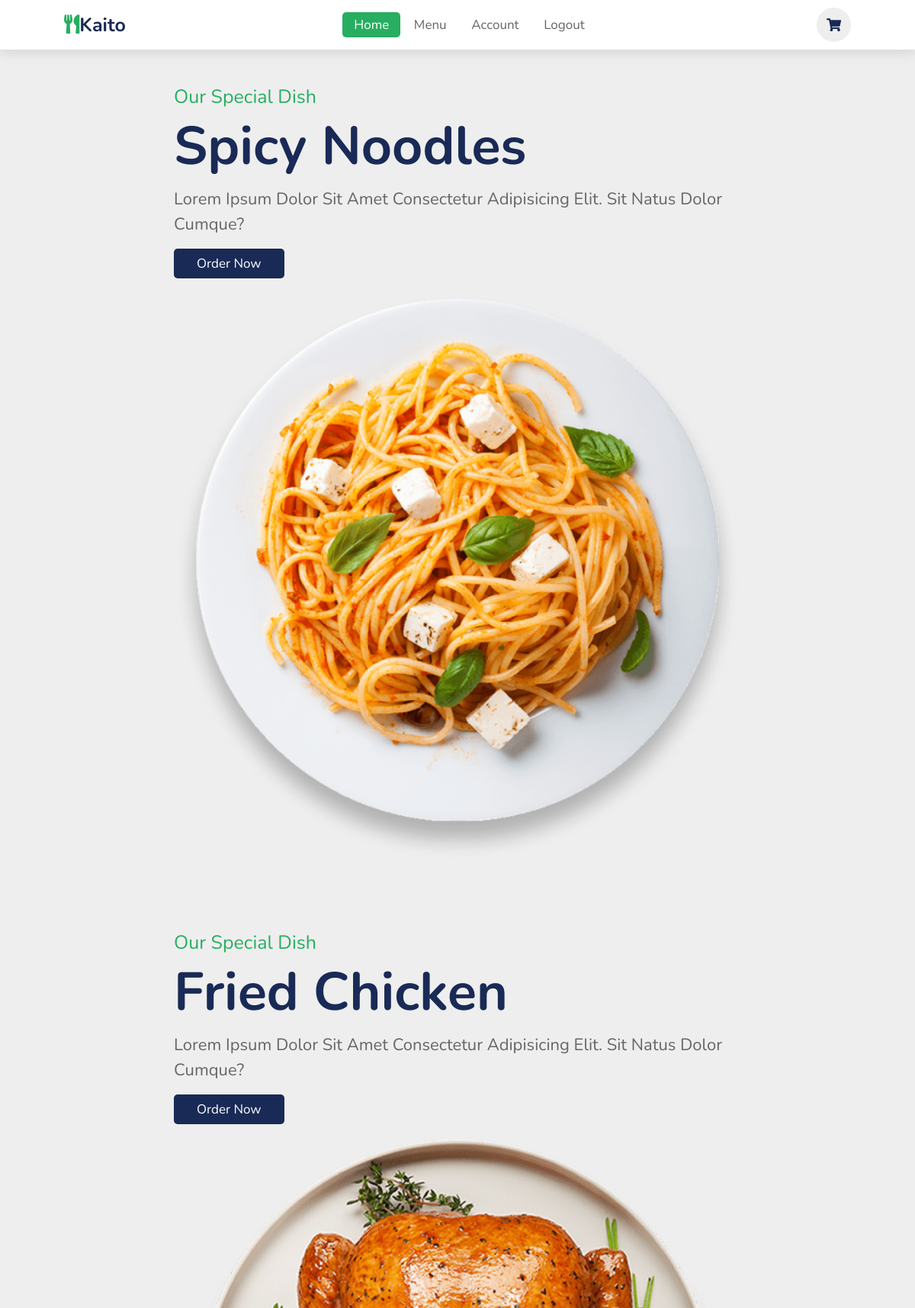
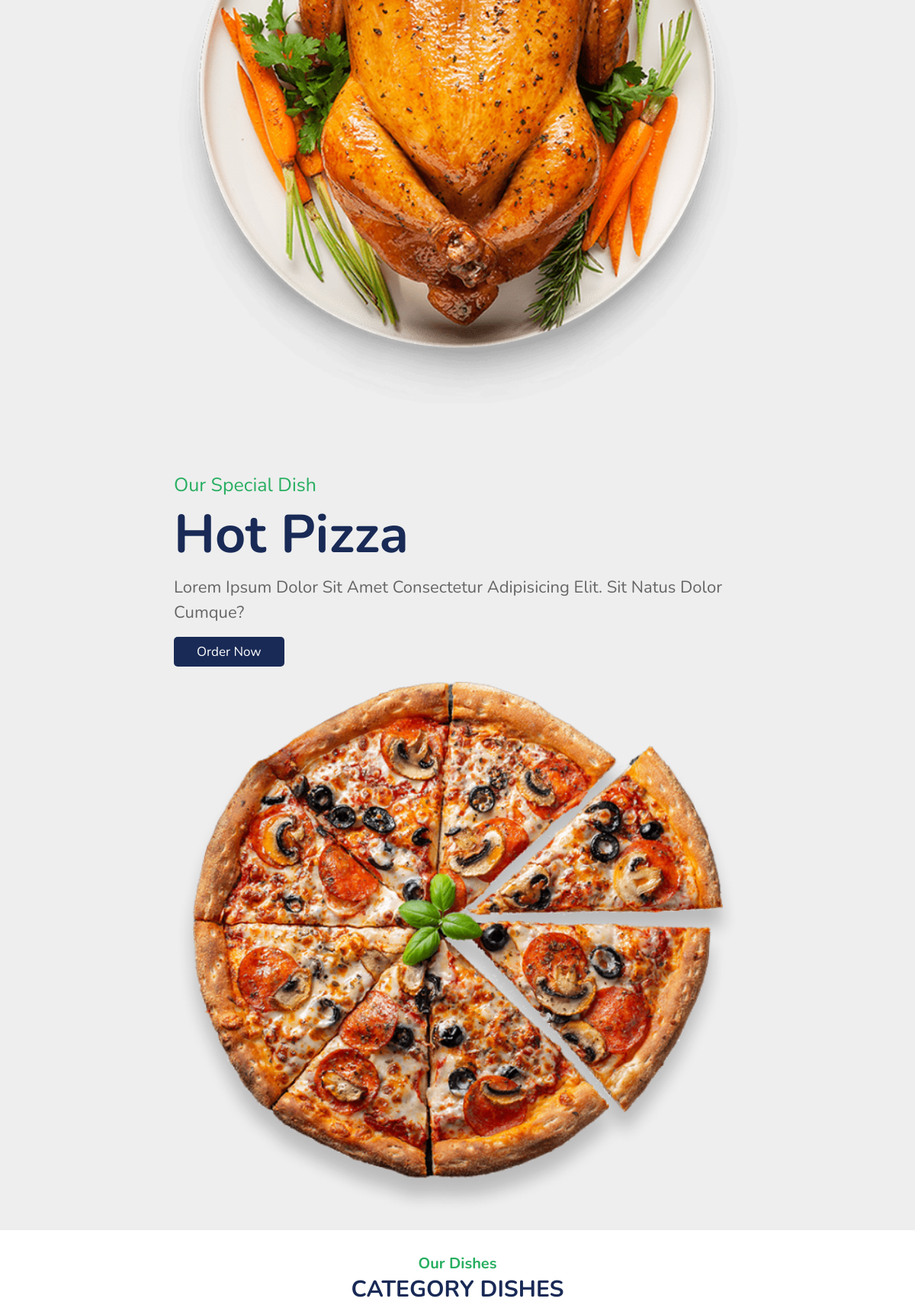
The app's page /user/index.php (upper part) with its own data (2 pictures, top to bottom).
### tables this page shows
CREATE TABLE `carousel` (
  `ID` int(10) UNSIGNED NOT NULL,
  `Name` varchar(255) NOT NULL,
  `Image` varchar(255) NOT NULL,
  `Description` varchar(255) NOT NULL
);

### admin/config/constant.php (called while the page is built, shortened)
<?php
    $url = "http://localhost/Do_an/";
?>

### user/index.php (the view, shortened to what this page needs)
<?php
include("../admin/config/constant.php");
?>
<html lang="en">
<head>
    <link rel="stylesheet" href="https://unpkg.com/swiper@7/swiper-bundle.min.css" />
    <link rel="stylesheet" href="https://cdnjs.cloudflare.com/ajax/libs/font-awesome/5.15.3/css/all.min.css">
    <link rel="stylesheet" href="../css/style.css">
</head>
<body>
    <header>
        <a href="index.html" class="logo"><i class="fas fa-utensils"></i>Kaito</a>
        <nav class="navbar">
            <a class="active" href="index.html">home</a>
            <a href="menu.php">menu</a>
            <a href="account.php">account</a>
            <a href="../admin/function/logout.php">logout</a>
        </nav>
        <div class="icons">
            <a href="order.php" class="fas fa-shopping-cart"></a>
        </div>
    </header>
    <section class="home" id="home">
        <div class="swiper-container home-slider">
            <div class="swiper-wrapper wrapper">
            <?php
                $sql2 = "SELECT * FROM carousel";
                $res2 = mysqli_query($conn, $sql2);
                if($res2 == TRUE) {
                    $count = mysqli_num_rows($res2);
                    if ($count > 0 ) {
                        while ($rows = mysqli_fetch_assoc($res2)) {
                            $name = $rows['Name'];
                            $img = $rows['Image'];
                            $des = $rows['Description'];
                            ?>
                                <div class="swiper-slide slide">
                                    <div class="content">
                                        <span>Our Special Dish</span>
                                        <h3><?php echo $name ?></h3>
                                        <p><?php echo $des ?></p>
                                        <a href="menu.php" class="btn">order now</a>
                                    </div>
                                    <div class="image">
                                        <img src="<?php echo $url; ?>images/carousel/<?php echo $img ?>" alt="">
                                    </div>
                                </div>
                            <?php
                        }
                    }
                }
            ?>
            </div>
        </div>
    </section>
    <section class="dishes" id="dishes">
        <h3 class="sub-heading"> our dishes </h3>
        <h1 class="heading"> Category dishes </h1>
    </section>
</body>
</html>

### css/style.css (style rules this page uses)
:root { --green: #27ae60; --black: #192a56; --light-color: #666; --box-shadow: 0 0.5rem 1.5rem rgba(0, 0, 0, 0.1); }
* { font-family: "Nunito", sans-serif; margin: 0; padding: 0; box-sizing: border-box; text-decoration: none; text-transform: capitalize; outline: none; border: none; transition: all 0.2s linear; }
html { font-size: 62.5%; overflow-x: hidden; scroll-padding-top: 5.5rem; scroll-behavior: smooth; }
section { padding: 2rem 9%; }
section:nth-child(even) { background: #eee; }
.sub-heading { text-align: center; color: var(--green); font-size: 2rem; padding-top: 1rem; }
.heading { text-align: center; color: var(--black); font-size: 3rem; padding-bottom: 2rem; text-transform: uppercase; }
.btn { margin-top: 1rem; display: inline-block; font-size: 1.7rem; color: #fff; background: var(--black); border-radius: 0.5rem; cursor: pointer; padding: 0.8rem 3rem; }
header { position: fixed; top: 0; left: 0; right: 0; background: #fff; padding: 1rem 7%; display: flex; align-items: center; justify-content: space-between; z-index: 1000; box-shadow: var(--box-shadow); }
header .logo { color: var(--black); font-size: 2.5rem; font-weight: bolder; }
header .logo i { color: var(--green); }
header .navbar a { font-size: 1.7rem; border-radius: 0.5rem; padding: 0.5rem 1.5rem; color: var(--light-color); }
header .navbar a.active, header .navbar a:hover { color: #fff; background: var(--green); text-decoration: none; }
header .icons i, header .icons a { cursor: pointer; margin-left: 0.5rem; height: 4.5rem; line-height: 4.5rem; width: 4.5rem; text-align: center; font-size: 1.7rem; color: var(--black); border-radius: 50%; background: #eee; }
.home .home-slider .slide { display: flex; align-items: center; flex-wrap: wrap; gap: 2rem; padding-top: 9rem; padding-left: 12rem; padding-right: 12rem; padding-bottom: -12rem; }
.home .home-slider .slide .content { flex: 1 1 45rem; }
.home .home-slider .slide .image { flex: 1 1 45rem; }
.home .home-slider .slide .image img { width: 100%; }
.home .home-slider .slide .content span { color: var(--green); font-size: 2.5rem; }
.home .home-slider .slide .content h3 { color: var(--black); font-size: 7rem; }
.home .home-slider .slide .content p { color: var(--light-color); font-size: 2.2rem; padding: 0.5rem 0; line-height: 1.5; }

### records on screen
carousel: Name "Spicy Noodles", Description "Lorem Ipsum Dolor Sit Amet Consectetur Adipisicing Elit. Sit Natus Dolor Cumque?", Image (picture)
carousel: Name "Fried Chicken", Description "Lorem Ipsum Dolor Sit Amet Consectetur Adipisicing Elit. Sit Natus Dolor Cumque?", Image (picture)
carousel: Name "Hot Pizza", Description "Lorem Ipsum Dolor Sit Amet Consectetur Adipisicing Elit. Sit Natus Dolor Cumque?", Image (picture)
